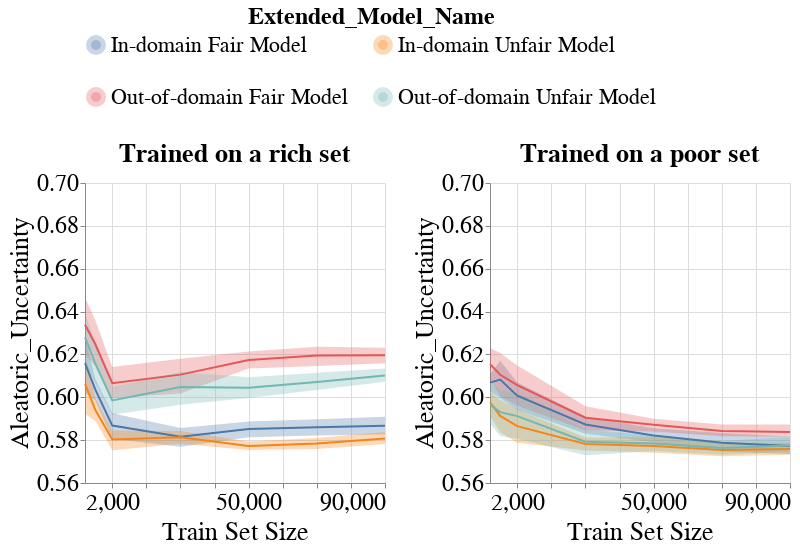

The notebook cell saved with this chart:
### Code cell
create_group_metric_line_bands_per_dataset_plot(metrics_per_exp_dct=metrics_per_exp_dct,
                                                experiment_names=EXPERIMENT_NAMES,
                                                model_name=MODEL_NAMES[0],
                                                metric_type='subgroup',
                                                metric_name='Aleatoric_Uncertainty',
                                                group_name='overall',
                                                ylim=[0.56, 0.70],
                                                with_band=True)

### Figure 1 — Vega-Lite specification as saved in the notebook (floating-point values rounded to 4 significant figures; data arrays with more than 128 entries replaced by an {"elided": "..."} marker saying what was removed)
{"config": {"view": {"continuousWidth": 400, "continuousHeight": 300}, "axis": {"labelFontSize": 24, "labelFontWeight": "normal", "titleFontSize": 26, "titleFontWeight": "normal"}, "legend": {"columns": 2, "direction": "horizontal", "labelFontSize": 22, "labelLimit": 400, "orient": "top", "symbolStrokeWidth": 10, "titleAnchor": "middle", "titleFontSize": 24, "titleLimit": 300}, "title": {"fontSize": 22}}, "vconcat": [{"hconcat": [{"layer": [{"mark": {"type": "errorband", "extent": "ci"}, "encoding": {"color": {"field": "Extended_Model_Name", "type": "nominal"}, "x": {"axis": {"labelExpr": "(datum.value == 5000) || (datum.value == 10000) ? '2,000' : datum.label"}, "field": "Train_Set_Size", "scale": {"nice": false}, "title": "Train Set Size", "type": "quantitative"}, "y": {"field": "Metric_Value", "scale": {"domain": [0.56, 0.7], "zero": false}, "title": "Aleatoric_Uncertainty", "type": "quantitative"}}}, {"mark": "line", "encoding": {"color": {"field": "Extended_Model_Name", "type": "nominal"}, "x": {"axis": {"labelExpr": "(datum.value == 5000) || (datum.value == 10000) ? '2,000' : datum.label"}, "field": "Train_Set_Size", "scale": {"nice": false}, "title": "Train Set Size", "type": "quantitative"}, "y": {"aggregate": "mean", "field": "Metric_Value", "scale": {"domain": [0.56, 0.7], "zero": false}, "title": "Aleatoric_Uncertainty", "type": "quantitative"}}}], "height": 300, "title": {"text": "Trained on a rich set", "fontSize": 26}, "width": 300}, {"layer": [{"mark": {"type": "errorband", "extent": "ci"}, "encoding": {"color": {"field": "Extended_Model_Name", "type": "nominal"}, "x": {"axis": {"labelExpr": "(datum.value == 5000) || (datum.value == 10000) ? '2,000' : datum.label"}, "field": "Train_Set_Size", "scale": {"nice": false}, "title": "Train Set Size", "type": "quantitative"}, "y": {"field": "Metric_Value", "scale": {"domain": [0.56, 0.7], "zero": false}, "title": "Aleatoric_Uncertainty", "type": "quantitative"}}}, {"mark": "line", "encoding": {"color": {"field": "Extended_Model_Name", "type": "nominal"}, "x": {"axis": {"labelExpr": "(datum.value == 5000) || (datum.value == 10000) ? '2,000' : datum.label"}, "field": "Train_Set_Size", "scale": {"nice": false}, "title": "Train Set Size", "type": "quantitative"}, "y": {"aggregate": "mean", "field": "Metric_Value", "scale": {"domain": [0.56, 0.7], "zero": false}, "title": "Aleatoric_Uncertainty", "type": "quantitative"}}}], "data": {"name": "data-134a9114a6a981c2a89147eed9825db9"}, "height": 300, "title": {"text": "Trained on a poor set", "fontSize": 26}, "width": 300}]}], "data": {"name": "data-7abdd6317f105c5fbeafd3b9fb450b65"}, "$schema": "https://vega.github.io/schema/vega-lite/v4.17.0.json", "datasets": {"data-7abdd6317f105c5fbeafd3b9fb450b65": {"elided": "168 records"}, "data-134a9114a6a981c2a89147eed9825db9": {"elided": "168 records"}}}
